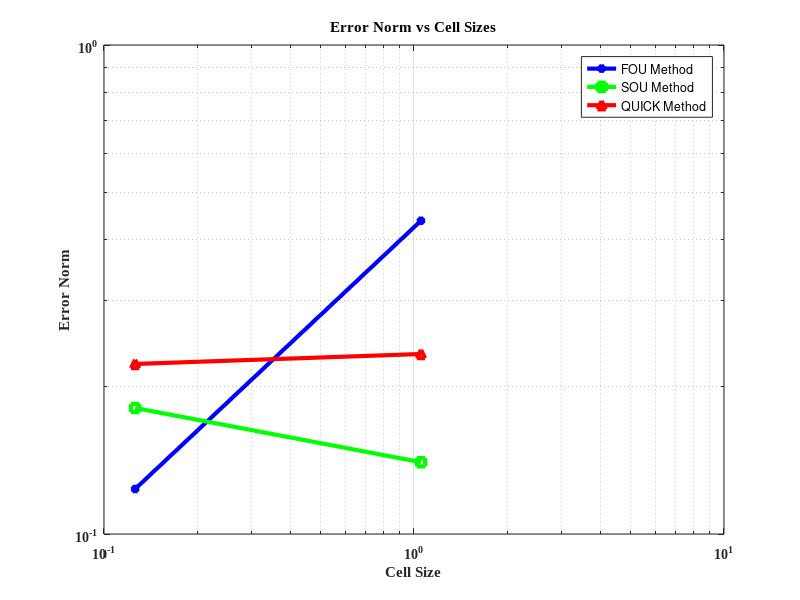

Source code (MATLAB):
% Errorplot in t=40

% inviscous for 40 & 80 & 160 cells
% Nrm_Err_FOU = [0.3487 0.1507 0.0760];
% Nrm_Err_SOU = [0.1087 0.1636 0.1870];
% Nrm_Err_QUICK = [0.2009 0.1410 0.2227];
% cell_size = [0.513 0.253 0.126];

% viscous for 20 & 160 cells
Nrm_Err_FOU = [0.4371 0.1236];
Nrm_Err_SOU = [0.1402 0.1810];
Nrm_Err_QUICK = [0.2334 0.2227];
cell_size = [1.053 0.126];

figure(7)
loglog(cell_size , Nrm_Err_FOU ,'-b*', 'linewidth' , 3)
hold on
loglog(cell_size , Nrm_Err_SOU ,'-gs', 'linewidth' , 3)
hold on
loglog(cell_size , Nrm_Err_QUICK ,'-r^', 'linewidth' , 3)
legend('FOU Method','SOU Method','QUICK Method','Lax_friedrichs Method','Lax_Wendroff Method')
xlabel('Cell Size')
ylabel('Error Norm')
title('Error Norm vs Cell Sizes')
set(gca,'FontName','Times New Roman','FontSize',10,'fontWeight','bold');
grid on